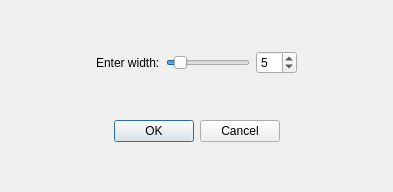
<?xml version="1.0" encoding="UTF-8"?>
<ui version="4.0">
 <class>DialogBrushWidth</class>
 <widget class="QDialog" name="DialogBrushWidth">
  <property name="geometry">
   <rect>
    <x>0</x>
    <y>0</y>
    <width>393</width>
    <height>192</height>
   </rect>
  </property>
  <property name="windowTitle">
   <string>Dialog</string>
  </property>
  <layout class="QGridLayout" name="gridLayout_2">
   <item row="0" column="0">
    <layout class="QVBoxLayout" name="verticalLayout">
     <item>
      <spacer name="verticalSpacer_2">
       <property name="orientation">
        <enum>Qt::Vertical</enum>
       </property>
       <property name="sizeHint" stdset="0">
        <size>
         <width>20</width>
         <height>40</height>
        </size>
       </property>
      </spacer>
     </item>
     <item>
      <layout class="QHBoxLayout" name="horizontalLayout_4">
       <item>
        <spacer name="horizontalSpacer_3">
         <property name="orientation">
          <enum>Qt::Horizontal</enum>
         </property>
         <property name="sizeHint" stdset="0">
          <size>
           <width>40</width>
           <height>20</height>
          </size>
         </property>
        </spacer>
       </item>
       <item>
        <layout class="QHBoxLayout" name="horizontalLayout_2">
         <item>
          <widget class="QLabel" name="label">
           <property name="text">
            <string>Enter width:</string>
           </property>
          </widget>
         </item>
         <item>
          <widget class="QSlider" name="horizontalSlider">
           <property name="minimum">
            <number>1</number>
           </property>
           <property name="maximum">
            <number>40</number>
           </property>
           <property name="value">
            <number>5</number>
           </property>
           <property name="orientation">
            <enum>Qt::Horizontal</enum>
           </property>
          </widget>
         </item>
         <item>
          <widget class="QSpinBox" name="spinBox">
           <property name="minimum">
            <number>1</number>
           </property>
           <property name="maximum">
            <number>40</number>
           </property>
           <property name="value">
            <number>5</number>
           </property>
          </widget>
         </item>
        </layout>
       </item>
       <item>
        <spacer name="horizontalSpacer_4">
         <property name="orientation">
          <enum>Qt::Horizontal</enum>
         </property>
         <property name="sizeHint" stdset="0">
          <size>
           <width>40</width>
           <height>20</height>
          </size>
         </property>
        </spacer>
       </item>
      </layout>
     </item>
     <item>
      <spacer name="verticalSpacer">
       <property name="orientation">
        <enum>Qt::Vertical</enum>
       </property>
       <property name="sizeHint" stdset="0">
        <size>
         <width>20</width>
         <height>40</height>
        </size>
       </property>
      </spacer>
     </item>
     <item>
      <layout class="QHBoxLayout" name="horizontalLayout_3">
       <item>
        <spacer name="horizontalSpacer">
         <property name="orientation">
          <enum>Qt::Horizontal</enum>
         </property>
         <property name="sizeHint" stdset="0">
          <size>
           <width>40</width>
           <height>20</height>
          </size>
         </property>
        </spacer>
       </item>
       <item>
        <widget class="QDialogButtonBox" name="buttonBox">
         <property name="orientation">
          <enum>Qt::Horizontal</enum>
         </property>
         <property name="standardButtons">
          <set>QDialogButtonBox::Cancel|QDialogButtonBox::Ok</set>
         </property>
        </widget>
       </item>
       <item>
        <spacer name="horizontalSpacer_2">
         <property name="orientation">
          <enum>Qt::Horizontal</enum>
         </property>
         <property name="sizeHint" stdset="0">
          <size>
           <width>40</width>
           <height>20</height>
          </size>
         </property>
        </spacer>
       </item>
      </layout>
     </item>
     <item>
      <spacer name="verticalSpacer_3">
       <property name="orientation">
        <enum>Qt::Vertical</enum>
       </property>
       <property name="sizeHint" stdset="0">
        <size>
         <width>20</width>
         <height>18</height>
        </size>
       </property>
      </spacer>
     </item>
    </layout>
   </item>
  </layout>
 </widget>
 <resources/>
 <connections>
  <connection>
   <sender>buttonBox</sender>
   <signal>accepted()</signal>
   <receiver>DialogBrushWidth</receiver>
   <slot>accept()</slot>
   <hints>
    <hint type="sourcelabel">
     <x>248</x>
     <y>254</y>
    </hint>
    <hint type="destinationlabel">
     <x>157</x>
     <y>274</y>
    </hint>
   </hints>
  </connection>
  <connection>
   <sender>buttonBox</sender>
   <signal>rejected()</signal>
   <receiver>DialogBrushWidth</receiver>
   <slot>reject()</slot>
   <hints>
    <hint type="sourcelabel">
     <x>316</x>
     <y>260</y>
    </hint>
    <hint type="destinationlabel">
     <x>286</x>
     <y>274</y>
    </hint>
   </hints>
  </connection>
 </connections>
</ui>
